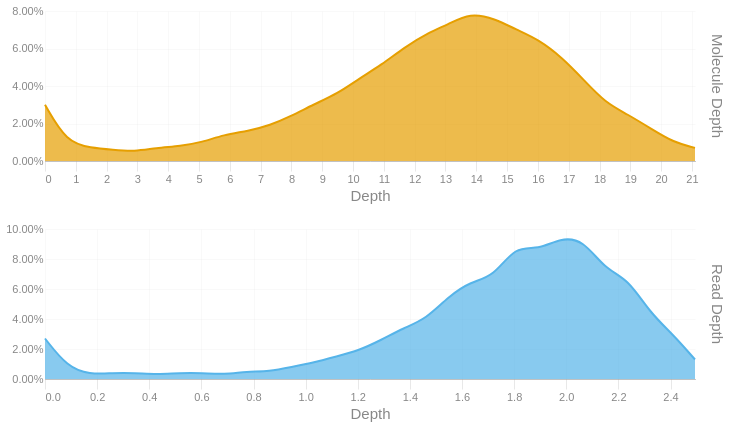

Write notebook code for a chart like this one.
### Code cell
readdep = depth_hist(tb['Read Depth'], q99, 3)
readdep = readdep.with_columns(pl.lit('Read Depth').alias('Metric'))
if not SKIPLR:
    moldep = depth_hist(tb['Molecule Depth'], mol_q99, 1)
    moldep = moldep.with_columns(pl.lit('Molecule Depth').alias('Metric'))
    _hist = pl.concat([readdep, moldep])
    _hist = _hist.filter(pl.col('Proportion') != 0)
    with SafeRender(_hist):
        (
            alt.Chart(_hist)        
            .mark_area(interpolate = "basis")
            .encode(
                x=alt.X('Bin:Q').scale(domainMin=0).axis(alt.Axis(title='Depth')),
                y = alt.Y('Proportion:Q', title = None).axis(format = '.2%'),
                color = alt.Color('Metric:N').legend(None),
                row = alt.Row("Metric:N").header(title = None, labelOrient = 'right'),
                tooltip = [
                    alt.Tooltip("Metric:N", title = "Metric"),
                    alt.Tooltip('Interval:N', title = "Depth Interval"),
                    alt.Tooltip('Proportion:Q', title = "% Alignments").format('.2%')
                ]
            )
            .resolve_scale(x='independent', y='independent')
            .properties(
                height = 150, width = 650,
                usermeta={'embedOptions': {'downloadFileName': f'{samplename}.depth.hist'}}
            )
        ).display()
else:
    readdep = readdep.filter(pl.col('Proportion') != 0)
    with SafeRender(readdep):
        (
            alt.Chart(readdep)        
            .mark_area(interpolate = "basis")
            .encode(
                x=alt.X('Bin:Q').scale(domainMin=0).axis(alt.Axis(title='Depth')),
                y = alt.Y('Proportion:Q', title = None).axis(format = '.2%'),
                tooltip = [
                    alt.Tooltip('Interval:N', title = "Depth Interval"),
                    alt.Tooltip('Proportion:Q', title = "% Alignments").format('.2%')
                ]
            )
            .properties(
                usermeta={'embedOptions': {'downloadFileName': f'{samplename}.depth.hist'}}
            )
        ).display()

### Figure 1 — Vega-Lite specification as saved in the notebook (floating-point values rounded to 4 significant figures)
{"width": 650, "height": 150, "config": {"title": {"anchor": "start", "dy": -15, "fontSize": 18, "color": "#888888", "subtitleColor": "#888888", "subtitleFontSize": 14}, "arc": {"fill": "#0072B2"}, "axis": {"domainColor": "#888888", "domainWidth": 0.5, "gridWidth": 0.2, "grid": false, "titleFontWeight": 400, "titleFontSize": 15, "labelFontSize": 11, "labelColor": "#888888", "tickColor": "#888888", "tickWidth": 0.2, "titleColor": "#888888"}, "axisBand": {"grid": false}, "axisX": {"grid": true, "tickSize": 10, "domainCap": "round"}, "axisY": {"domain": false, "grid": true, "tickSize": 0, "domainCap": "round"}, "background": "transparent", "header": {"labelFontSize": 15, "labelColor": "#888888", "titleFontSize": 15, "titleFontWeight": 600, "titleColor": "#888888"}, "legend": {"labelFont": "sans-serif", "labelFontSize": 12, "labelColor": "#888888", "symbolSize": 100, "symbolType": "circle", "titleFontSize": 12, "titlePadding": 10, "titleColor": "#888888", "title": null}, "range": {"category": ["#E69F00", "#56B4E9", "#009E73", "#F0E442", "#0072B2", "#D55E00", "#CC79A7", "#000000"], "diverging": ["#cfe8f3", "#a2d4ec", "#73bfe2", "#46abdb", "#1696d2", "#12719e"]}, "area": {"fill": "#0072B2", "fillOpacity": 0.7, "line": true, "strokeOpacity": 0.7}, "line": {"color": "#0072B2", "stroke": "#0072B2", "strokeWidth": 2}, "trail": {"color": "#0072B2", "stroke": "#0072B2", "strokeWidth": 0, "size": 1}, "point": {"filled": true, "fillOpacity": 1.0, "size": 95}, "text": {"color": "#888888", "fontSize": 11, "align": "right", "fontWeight": 400, "size": 11}, "bar": {"fill": "#0072B2", "stroke": null}, "view": {"stroke": null, "continuousWidth": 660, "continuousHeight": 400}}, "data": {"name": "data-1f69d41aaf10fc0989f4befb1c7fbae8"}, "mark": {"type": "area", "interpolate": "basis"}, "encoding": {"color": {"field": "Metric", "legend": null, "type": "nominal"}, "row": {"field": "Metric", "header": {"title": null, "labelOrient": "right"}, "type": "nominal"}, "tooltip": [{"field": "Metric", "title": "Metric", "type": "nominal"}, {"field": "Interval", "title": "Depth Interval", "type": "nominal"}, {"field": "Proportion", "format": ".2%", "title": "% Alignments", "type": "quantitative"}], "x": {"axis": {"title": "Depth"}, "field": "Bin", "scale": {"domainMin": 0}, "type": "quantitative"}, "y": {"axis": {"format": ".2%"}, "field": "Proportion", "title": null, "type": "quantitative"}}, "resolve": {"scale": {"x": "independent", "y": "independent"}}, "usermeta": {"embedOptions": {"downloadFileName": "S5_StJohns_3472.depth.hist"}}, "$schema": "https://vega.github.io/schema/vega-lite/v6.1.0.json", "datasets": {"data-1f69d41aaf10fc0989f4befb1c7fbae8": [{"Bin": 0.0, "Interval": "0.0-0.086", "Proportion": 0.027, "Metric": "Read Depth"}, {"Bin": 0.086, "Interval": "0.086-0.172", "Proportion": 0.008, "Metric": "Read Depth"}, {"Bin": 0.172, "Interval": "0.172-0.258", "Proportion": 0.003, "Metric": "Read Depth"}, {"Bin": 0.258, "Interval": "0.258-0.344", "Proportion": 0.004, "Metric": "Read Depth"}, {"Bin": 0.344, "Interval": "0.344-0.43", "Proportion": 0.004, "Metric": "Read Depth"}, {"Bin": 0.43, "Interval": "0.43-0.516", "Proportion": 0.003, "Metric": "Read Depth"}, {"Bin": 0.516, "Interval": "0.516-0.602", "Proportion": 0.004, "Metric": "Read Depth"}, {"Bin": 0.602, "Interval": "0.602-0.688", "Proportion": 0.004, "Metric": "Read Depth"}, {"Bin": 0.688, "Interval": "0.688-0.774", "Proportion": 0.003, "Metric": "Read Depth"}, {"Bin": 0.774, "Interval": "0.774-0.86", "Proportion": 0.005, "Metric": "Read Depth"}, {"Bin": 0.86, "Interval": "0.86-0.946", "Proportion": 0.005, "Metric": "Read Depth"}, {"Bin": 0.946, "Interval": "0.946-1.032", "Proportion": 0.008, "Metric": "Read Depth"}, {"Bin": 1.032, "Interval": "1.032-1.118", "Proportion": 0.011, "Metric": "Read Depth"}, {"Bin": 1.118, "Interval": "1.118-1.204", "Proportion": 0.015, "Metric": "Read Depth"}, {"Bin": 1.204, "Interval": "1.204-1.29", "Proportion": 0.019, "Metric": "Read Depth"}, {"Bin": 1.29, "Interval": "1.29-1.376", "Proportion": 0.026, "Metric": "Read Depth"}, {"Bin": 1.376, "Interval": "1.376-1.462", "Proportion": 0.034, "Metric": "Read Depth"}, {"Bin": 1.462, "Interval": "1.462-1.548", "Proportion": 0.04, "Metric": "Read Depth"}, {"Bin": 1.548, "Interval": "1.548-1.634", "Proportion": 0.055, "Metric": "Read Depth"}, {"Bin": 1.634, "Interval": "1.634-1.72", "Proportion": 0.065, "Metric": "Read Depth"}, {"Bin": 1.72, "Interval": "1.72-1.806", "Proportion": 0.068, "Metric": "Read Depth"}, {"Bin": 1.806, "Interval": "1.806-1.892", "Proportion": 0.089, "Metric": "Read Depth"}, {"Bin": 1.892, "Interval": "1.892-1.978", "Proportion": 0.086, "Metric": "Read Depth"}, {"Bin": 1.978, "Interval": "1.978-2.064", "Proportion": 0.094, "Metric": "Read Depth"}, {"Bin": 2.064, "Interval": "2.064-2.15", "Proportion": 0.093, "Metric": "Read Depth"}, {"Bin": 2.15, "Interval": "2.15-2.236", "Proportion": 0.073, "Metric": "Read Depth"}, {"Bin": 2.236, "Interval": "2.236-2.322", "Proportion": 0.067, "Metric": "Read Depth"}, {"Bin": 2.322, "Interval": "2.322-2.408", "Proportion": 0.044, "Metric": "Read Depth"}, {"Bin": 2.408, "Interval": "2.408-2.494", "Proportion": 0.03, "Metric": "Read Depth"}, {"Bin": 2.494, "Interval": "2.494-2.58", "Proportion": 0.013, "Metric": "Read Depth"}, {"Bin": 0.0, "Interval": "0.0-0.7", "Proportion": 0.03, "Metric": "Molecule Depth"}, {"Bin": 0.7, "Interval": "0.7-1.5", "Proportion": 0.01, "Metric": "Molecule Depth"}, {"Bin": 1.5, "Interval": "1.5-2.2", "Proportion": 0.007, "Metric": "Molecule Depth"}, {"Bin": 2.2, "Interval": "2.2-2.9", "Proportion": 0.006, "Metric": "Molecule Depth"}, {"Bin": 2.9, "Interval": "2.9-3.6", "Proportion": 0.005, "Metric": "Molecule Depth"}, {"Bin": 3.6, "Interval": "3.6-4.4", "Proportion": 0.007, "Metric": "Molecule Depth"}, {"Bin": 4.4, "Interval": "4.4-5.1", "Proportion": 0.008, "Metric": "Molecule Depth"}, {"Bin": 5.1, "Interval": "5.1-5.8", "Proportion": 0.01, "Metric": "Molecule Depth"}, {"Bin": 5.8, "Interval": "5.8-6.6", "Proportion": 0.014, "Metric": "Molecule Depth"}, {"Bin": 6.6, "Interval": "6.6-7.3", "Proportion": 0.016, "Metric": "Molecule Depth"}, {"Bin": 7.3, "Interval": "7.3-8.0", "Proportion": 0.019, "Metric": "Molecule Depth"}, {"Bin": 8.0, "Interval": "8.0-8.7", "Proportion": 0.024, "Metric": "Molecule Depth"}, {"Bin": 8.7, "Interval": "8.7-9.5", "Proportion": 0.03, "Metric": "Molecule Depth"}, {"Bin": 9.5, "Interval": "9.5-10.2", "Proportion": 0.036, "Metric": "Molecule Depth"}, {"Bin": 10.2, "Interval": "10.2-10.9", "Proportion": 0.044, "Metric": "Molecule Depth"}, {"Bin": 10.9, "Interval": "10.9-11.7", "Proportion": 0.051, "Metric": "Molecule Depth"}, {"Bin": 11.7, "Interval": "11.7-12.4", "Proportion": 0.061, "Metric": "Molecule Depth"}, {"Bin": 12.4, "Interval": "12.4-13.1", "Proportion": 0.068, "Metric": "Molecule Depth"}, {"Bin": 13.1, "Interval": "13.1-13.8", "Proportion": 0.073, "Metric": "Molecule Depth"}, {"Bin": 13.8, "Interval": "13.8-14.6", "Proportion": 0.079, "Metric": "Molecule Depth"}, {"Bin": 14.6, "Interval": "14.6-15.3", "Proportion": 0.076, "Metric": "Molecule Depth"}, {"Bin": 15.3, "Interval": "15.3-16.0", "Proportion": 0.07, "Metric": "Molecule Depth"}, {"Bin": 16.0, "Interval": "16.0-16.8", "Proportion": 0.065, "Metric": "Molecule Depth"}, {"Bin": 16.8, "Interval": "16.8-17.5", "Proportion": 0.055, "Metric": "Molecule Depth"}, {"Bin": 17.5, "Interval": "17.5-18.2", "Proportion": 0.043, "Metric": "Molecule Depth"}, {"Bin": 18.2, "Interval": "18.2-18.9", "Proportion": 0.031, "Metric": "Molecule Depth"}, {"Bin": 18.9, "Interval": "18.9-19.7", "Proportion": 0.025, "Metric": "Molecule Depth"}, {"Bin": 19.7, "Interval": "19.7-20.4", "Proportion": 0.017, "Metric": "Molecule Depth"}, {"Bin": 20.4, "Interval": "20.4-21.1", "Proportion": 0.01, "Metric": "Molecule Depth"}, {"Bin": 21.1, "Interval": "21.1-21.86", "Proportion": 0.007, "Metric": "Molecule Depth"}]}}
